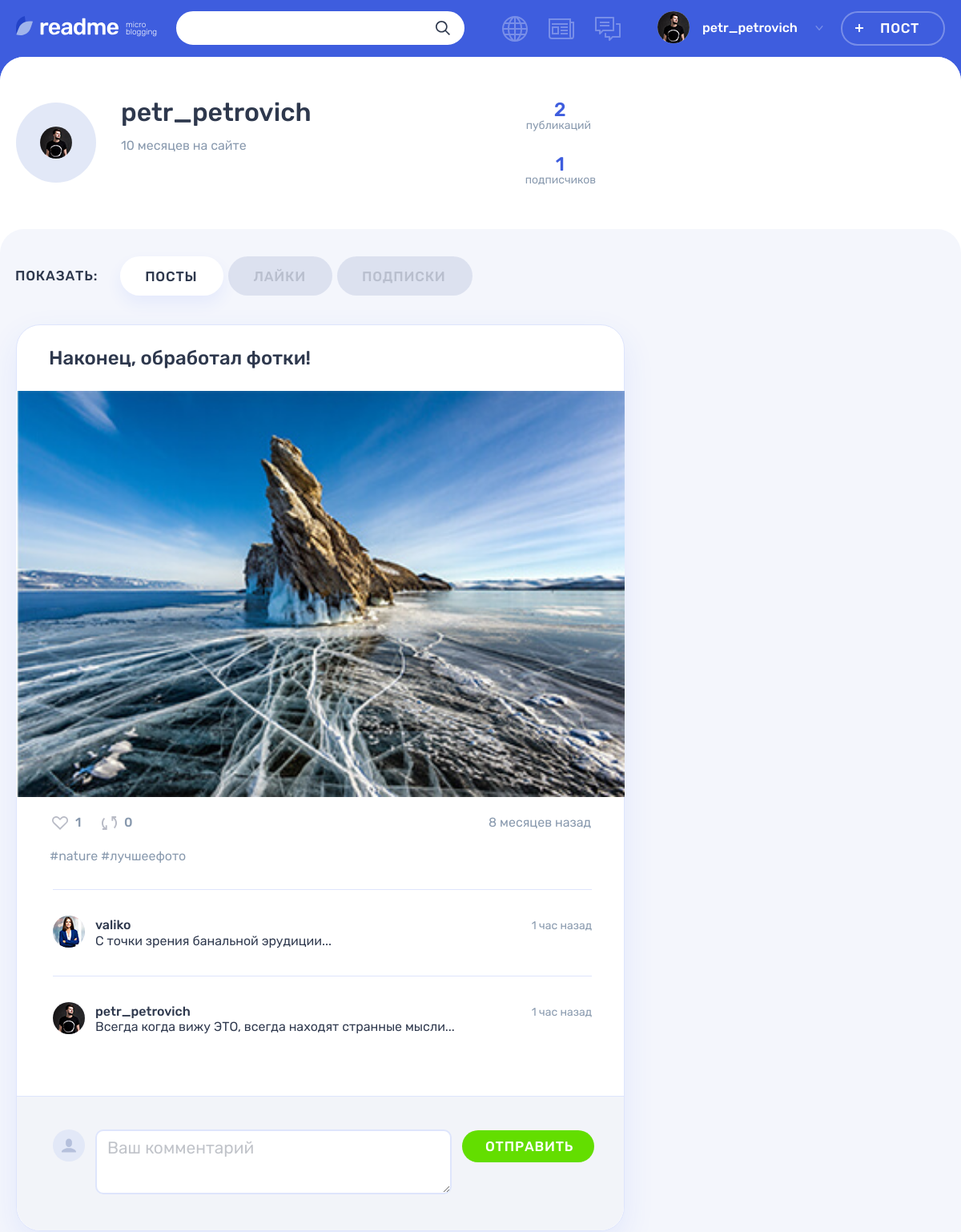
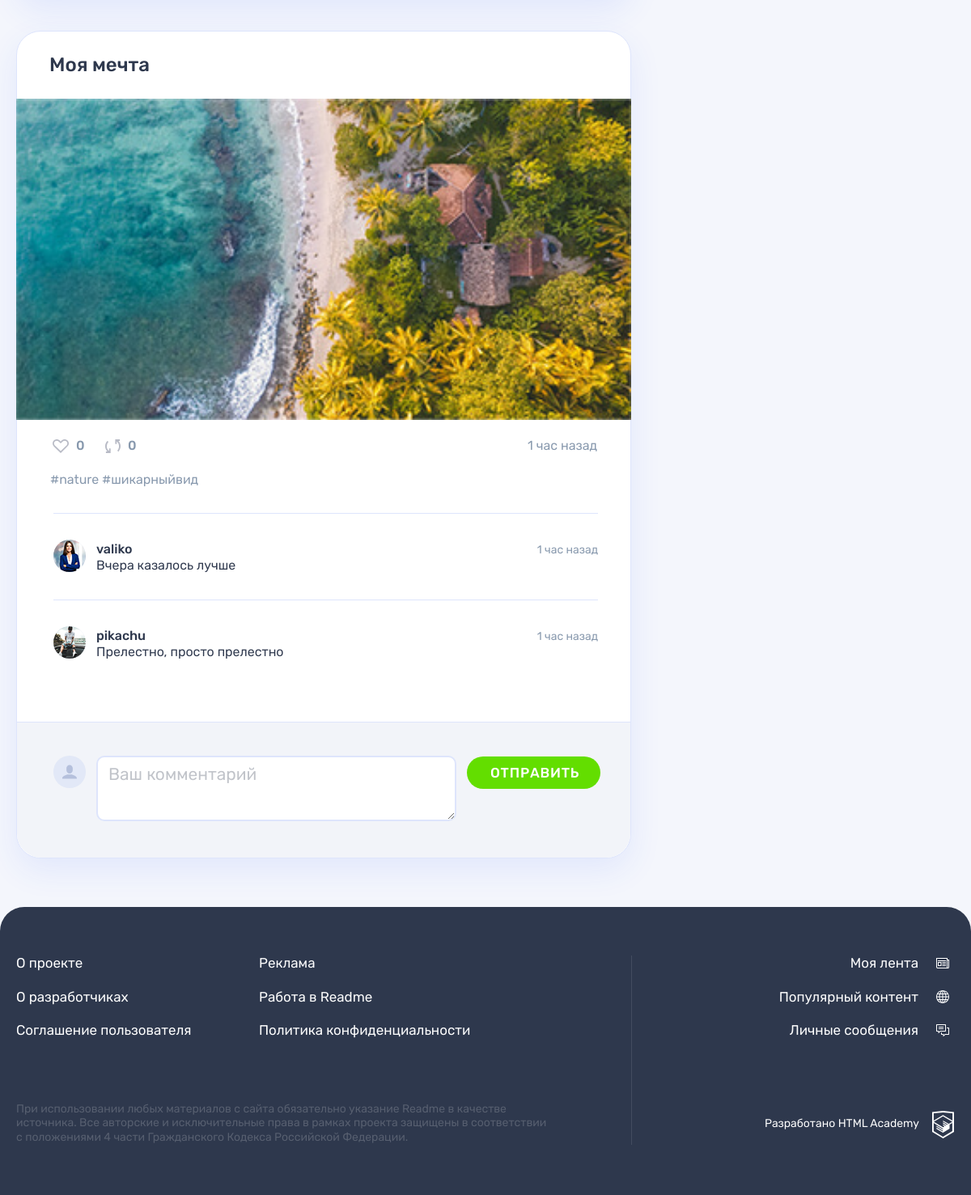
Page /profile.php?user_id=2&tab=posts (signed in) on the committed database (2 pictures, top to bottom).
### tables this page shows
CREATE TABLE users (
    id INT PRIMARY KEY NOT NULL AUTO_INCREMENT,
    created_at TIMESTAMP DEFAULT CURRENT_TIMESTAMP,
    email VARCHAR(45) NOT NULL,
    UNIQUE INDEX email_ind (email),
    login VARCHAR(45) NOT NULL,
    UNIQUE INDEX user_login_ind (login),
    password VARCHAR(200),
    avatar VARCHAR(100)
);

CREATE TABLE posts (
    id INT PRIMARY KEY NOT NULL AUTO_INCREMENT,
    published_at TIMESTAMP DEFAULT CURRENT_TIMESTAMP,
    title VARCHAR(45) NOT NULL,
    text_content VARCHAR(200),
    quote_author VARCHAR(45),
    picture VARCHAR(100),
    video VARCHAR(100),
    link VARCHAR(100),
    watch_count INT,
    user_id INT NOT NULL,
    INDEX user_ind (user_id),
    FOREIGN KEY (user_id)
        REFERENCES users(id)
        ON DELETE CASCADE,

    type_id INT NOT NULL,
    INDEX type_ind (type_id),
    FOREIGN KEY (type_id)
        REFERENCES content_types(id)
        ON DELETE CASCADE
);

CREATE TABLE comments (
    id INT PRIMARY KEY NOT NULL AUTO_INCREMENT,
    published_at TIMESTAMP DEFAULT CURRENT_TIMESTAMP,
    comment TEXT,
    user_id INT NOT NULL,
    INDEX user_ind (user_id),
    FOREIGN KEY (user_id)
        REFERENCES users(id)
        ON DELETE CASCADE,

    post_id INT NOT NULL,
    INDEX post_ind (post_id),
    FOREIGN KEY (post_id)
        REFERENCES posts(id)
        ON DELETE CASCADE
);

### templates/profile-tabs/profile-posts.php (the view, shortened to what the rows shown need)
<section class="profile__posts tabs__content tabs__content--active">
    <?php foreach ($tab_data as $post): ?>
    <article class="profile__post post post-<?php echo($post['classname']);?>">
        <header class="post__header">
            <?php if ($post['is_repost'] === '1'):?>
            <div class="post__author">
                <a class="post__author-link" title="Автор" href="<?php echo('/profile.php' . '?user_id=' . $post['original_author_id'] . '&tab=posts');?>">
                    <div class="post__avatar-wrapper post__avatar-wrapper--repost">
                        <?php if (!empty($post['author_avatar'])):?>
                        <img class="post__author-avatar" src="uploads/avatars/<?php echo $post['author_avatar'];?>" alt="Аватар пользователя">
                        <?php endif;?>
                    </div>
                    <div class="post__info">
                        <b class="post__author-name">Репост: <?=$post['author_login'];?></b>
                        <time class="post__time" datetime="<?php echo(date_format(date_create($post['published_at']), 'c'));?>"><?=get_date_interval_format(date_create($post['published_at']), 'назад');?></time>
                    </div>
                </a>
            </div>
            <?php else: ?>
            <h2><a href="<?php echo('/post.php?post_id=' . $post['id'])?>"><?=$post['title'];?></a></h2>
            <?php endif;?>
        </header>
        <div class="post__main">
            <?php if ($post['classname'] === 'photo'):?>
            <div class="post-photo__image-wrapper">
                <?php if (isset($post['picture'])):?>
                <img src="uploads/<?php echo $post['picture'];?>" alt="Фото от пользователя" width="760" height="396">
                <?php endif;?>
            </div>
            <?php elseif ($post['classname'] === 'text'):?>
            <p><?=get_cut_text($post['text_content']);?></p>
            <?php endif;?>
        </div>
        <footer class="post__footer">
        <div class="post__indicators">
            <div class="post__buttons">
                <a class="post__indicator post__indicator--likes button" href="<?php echo('/likes.php' . '?post_id=' . $post['id'])?>" title="Лайк">
                    <svg class="post__indicator-icon" width="20" height="17">
                        <use xlink:href="#icon-heart"></use>
                    </svg>
                    <span><?=$post['total_likes'];?></span>
                </a>
                <a class="post__indicator post__indicator--repost button" href="<?php echo('/repost.php' . '?post_id=' . $post['id']);?>" title="Репост">
                    <svg class="post__indicator-icon" width="19" height="17">
                        <use xlink:href="#icon-repost"></use>
                    </svg>
                    <span><?=$post['repost_count'];?></span>
                </a>
            </div>
            <time class="post__time" datetime="<?php echo(date_format(date_create($post['published_at']), 'c'));?>"><?=get_date_interval_format(date_create($post['published_at']), 'назад');?></time>
        </div>
        <ul class="post__tags">
        <?php if ($post['is_repost'] === '1'):?>
            <?php if (key_exists($post['original_post_id'], $hashtags)):?><?php foreach ($hashtags[$post['original_post_id']] as $hashtag): ?>
            <li><a href="<?php echo('search.php' . '?q=%23' . $hashtag);?>">#<?=$hashtag;?>
            <?php endforeach;?></a></li>
            <?php endif;?>
        <?php else:?>
            <?php if (key_exists($post['id'], $hashtags)):?><?php foreach ($hashtags[$post['id']] as $hashtag): ?>
                <li><a href="<?php echo('search.php' . '?q=%23' . $hashtag);?>">#<?=$hashtag;?>
                <?php endforeach;?></a></li>
            <?php endif;?>
        <?php endif;?>
        </ul>
        </footer>
        <div class="comments">
            <div class="comments__list-wrapper">
                <ul class="comments__list">
                    <?php foreach ($comments as $comment): ?>
                    <?php if ($post['id'] === $comment['post_id']):?>
                    <li class="comments__item user">
                        <div class="comments__avatar">
                            <a class="user__avatar-link" href="<?php echo('/profile.php' . '?user_id=' . $comment['user_id'] . '&tab=posts');?>">
                                <?php if (!empty($comment['comment_author_avatar'])):?>
                                <img class="comments__picture" src="/uploads/avatars/<?php echo $comment['comment_author_avatar'];?>" alt="Аватар пользователя">
                                <?php endif;?>
                            </a>
                        </div>
                        <div class="comments__info">
                            <div class="comments__name-wrapper">
                                <a class="comments__user-name" href="<?php echo('/profile.php' . '?user_id=' . $comment['user_id'] . '&tab=posts');?>">
                                <span><?=$comment['comment_author'];?></span>
                                </a>
                                <time class="comments__time" datetime="<?php echo(date_format(date_create($comment['published_at']), 'c'));?>"><?=get_date_interval_format(date_create($comment['published_at']), 'назад');?></time>
                            </div>
                            <p class="comments__text">
                                <?=$comment['comment'];?>
                            </p>
                        </div>
                    </li>
                    <?php endif;?>
                    <?php endforeach;?>
                </ul>
            </div>
        </div>
        <form class="comments__form form" action="#" method="post">
            <div class="comments__my-avatar">
            </div>
            <?php $input_err = isset($errors['comment']) ? "form__input-section--error" : ""; ?>
            <div class="form__input-section <?php echo $input_err;?>">
                <textarea class="comments__textarea form__textarea form__input" placeholder="Ваш комментарий" name="comment"></textarea>
            </div>
            <button class="comments__submit button button--green" type="submit">Отправить</button>
        </form>
    </article>
    <?php endforeach; ?>
</section>

### templates/profile-layout.php (shortened to what the rows shown need)
<main class="page__main page__main--profile">
    <div class="profile profile--default">
        <div class="profile__user-wrapper">
            <div class="profile__user user container">
                <div class="profile__user-info user__info">
                    <div class="profile__avatar user__avatar">
                        <?php if (!empty($user_data['avatar'])):?>
                        <img class="profile__picture user__picture" src="uploads/avatars/<?php echo($user_data['avatar']);?>" alt="Аватар пользователя">
                        <?php endif;?>
                    </div>
                    <div class="profile__name-wrapper user__name-wrapper">
                        <span class="profile__name user__name"><?=$user_data['login'];?></span>
                        <time class="profile__user-time user__time" datetime="<?php echo(date_format(date_create($user_data['created_at']), 'Y-m-d'));?>"><?=get_date_interval_format(date_create($user_data['created_at']), 'на сайте');?></time>
                    </div>
                </div>
            </div>
        </div>
        <div class="profile__tabs-wrapper tabs">
            <div class="container">
                <div class="profile__tab-content">
                <?=$active_tab;?>
                </div>
            </div>
        </div>
    </div>
</main>

### templates/layout.php (shortened to what the rows shown need)
<!DOCTYPE html>
<html lang="ru">
<head>
    <link rel="stylesheet" href="css/main.css">
</head>
<body class="page">
<header class="header">
    <div class="header__wrapper container">
        <div class="header__nav-wrapper">
            <nav class="header__nav">
                <?php if ($is_auth === 1): ?>
                <ul class="header__my-nav">
                    <li class="header__my-page header__my-page--popular">
                        <a class="header__page-link <?php if ($path == 'popular.php'): ?><?php echo('header__page-link--active'); ?><?php endif; ?>" href="popular.php<?='?' . 'type=all';?>" title="Популярный контент">
                        </a>
                    </li>
                    <li class="header__my-page header__my-page--feed">
                        <a class="header__page-link <?php if ($path == 'feed.php'): ?><?php echo('header__page-link--active'); ?><?php endif; ?>" href="feed.php" title="Моя лента">
                        </a>
                    </li>
                    <li class="header__my-page header__my-page--messages">
                        <a class="header__page-link <?php if ($path == 'messages.php'): ?><?php echo('header__page-link--active'); ?><?php endif; ?>" href="messages.html" title="Личные сообщения">
                        </a>
                    </li>
                </ul>
                <ul class="header__user-nav">
                    <li class="header__profile">
                        <a class="header__profile-link" href="#">
                            <div class="header__avatar-wrapper">
                                <?php if (!empty($avatar)): ?>
                                    <?php echo('<img class="header__profile-avatar" src="uploads/avatars/' . $avatar . '" alt="Аватар профиля">'); ?>
                                <?php endif; ?>
                            </div>
                            <div class="header__profile-name">
                                <span>
                                    <?php echo(htmlspecialchars($user_name)); ?>
                                </span>
                                <svg class="header__link-arrow" width="10" height="6">
                                    <use xlink:href="#icon-arrow-right-ad"></use>
                                </svg>
                            </div>
                        </a>
                    </li>
                    <li>
                        <a class="header__post-button button button--transparent" href="<?php echo '/add.php' . '?id=1';?>">Пост</a>
                    </li>
                </ul>
                <?php endif;?>
            </nav>
        </div>
    </div>
</header>
<?=$content; ?>
</body>
</html>

### rows in the picture
users: avatar (picture), login "petr_petrovich", created_at "10 месяцев на сайте"
posts: title "Наконец, обработал фотки!", picture (picture), total_likes "1", repost_count "0", published_at "8 месяцев назад", id "nature", id "лучшеефото"
comments: user.avatar (picture), user.login "valiko", published_at "1 час назад", comment "С точки зрения банальной эрудиции..."
comments: user.avatar (picture), user.login "petr_petrovich", published_at "1 час назад", comment "Всегда когда вижу ЭТО, всегда находят странные мысли..."
posts: title "Моя мечта", picture (picture), total_likes "0", repost_count "0", published_at "1 час назад", id "nature", id "шикарныйвид"
comments: user.avatar (picture), user.login "valiko", published_at "1 час назад", comment "Вчера казалось лучше"
comments: user.avatar (picture), user.login "pikachu", published_at "1 час назад", comment "Прелестно, просто прелестно"

### other values in the picture
$user_data['total_posts'] "2"
$user_data['total_subs'] "1"
